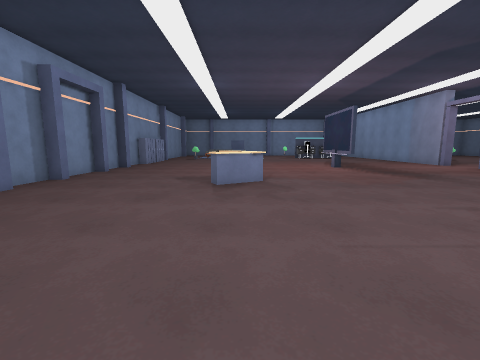
view 1 (above)

24 first-person views from a walk through a Unity game level. The camera is 1.3 m above the floor, tilts 8° down and sees 90° across. The floor is counted in squares, 1 m on a side. Each view is taken from the middle of a square. On the plan, view 1 faces up. The plan holds only what a view shows up to about 12 squares ahead; the rest is blank. The place goes on beyond the plan. The player character is not drawn. Some surface patterns are stand-ins.

view 2
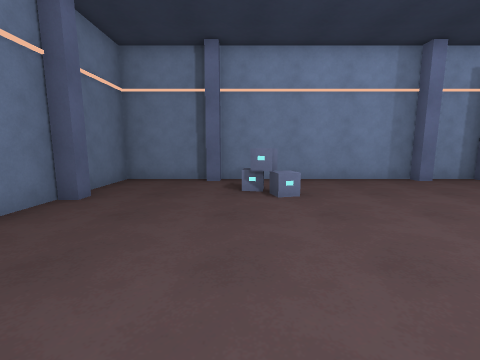

view 3
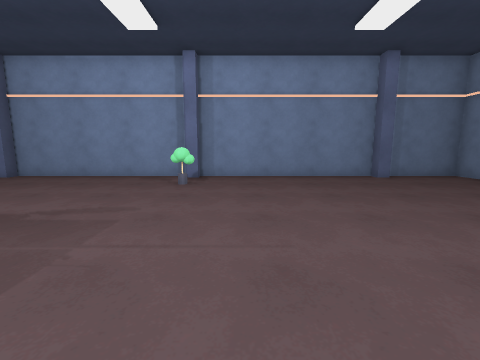

view 4
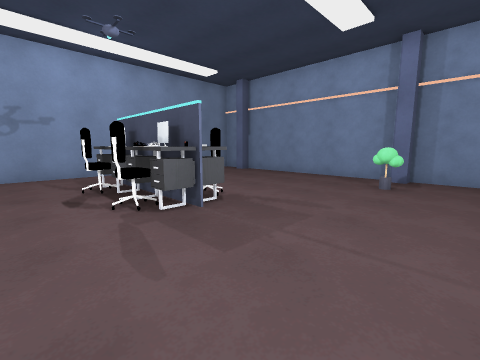

view 5
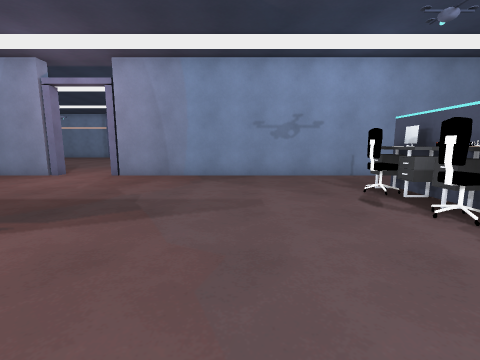

view 6
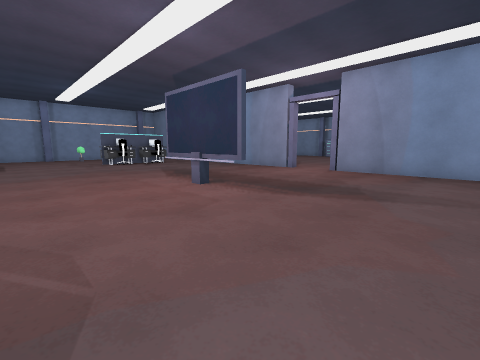

view 7
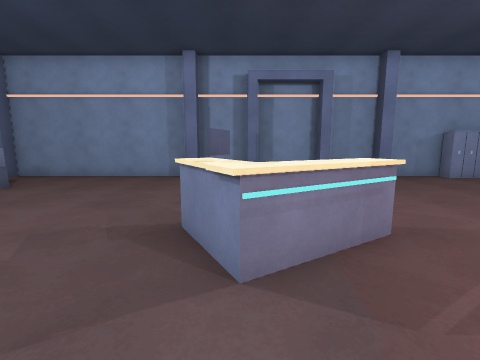

view 8
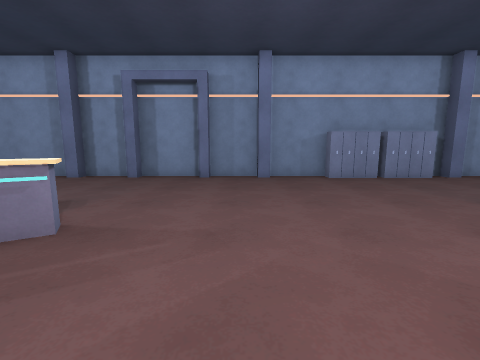

view 9
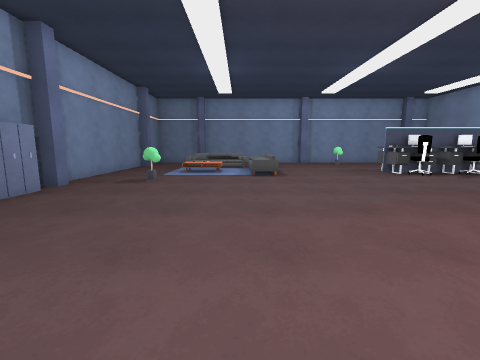

view 10
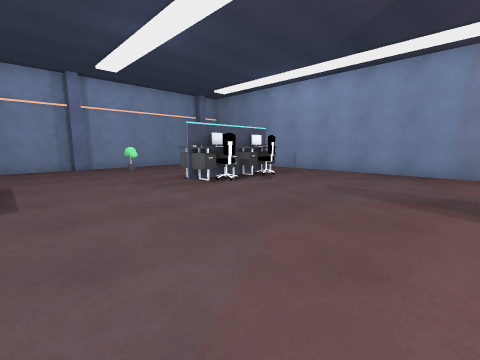

view 11
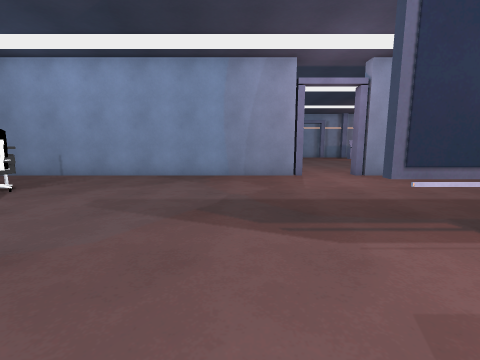

view 12
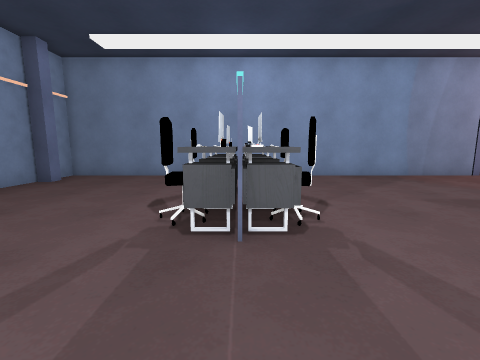

view 13
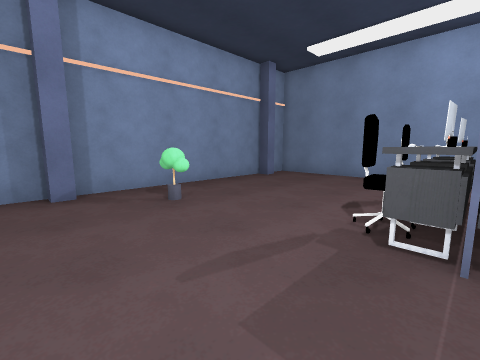

view 14
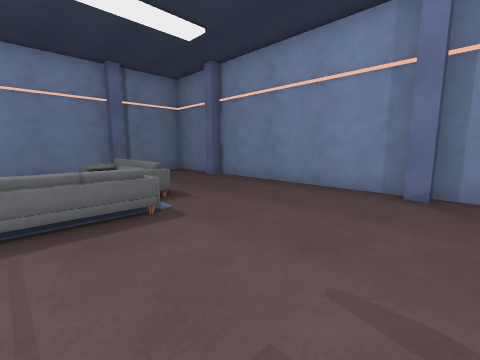

view 15
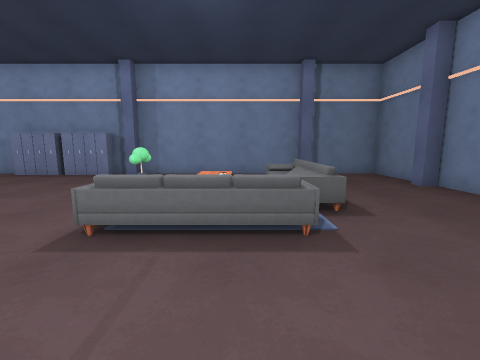

view 16
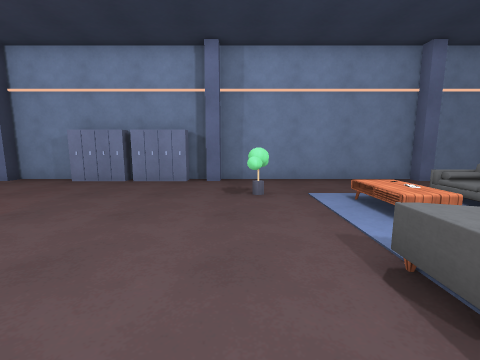

view 17
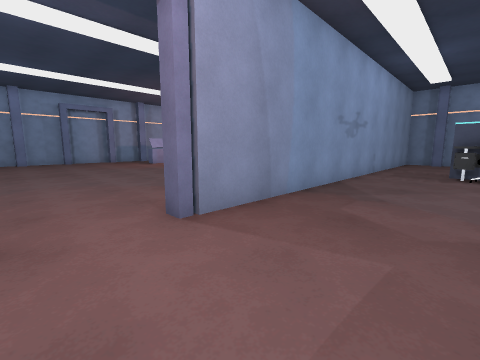

view 18
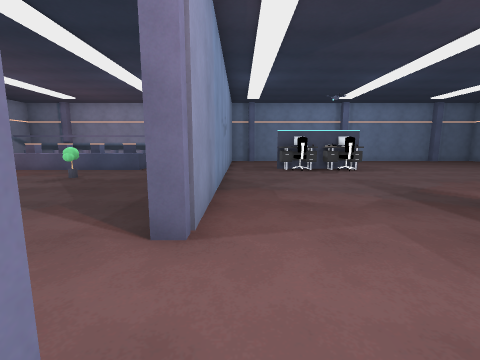

view 19
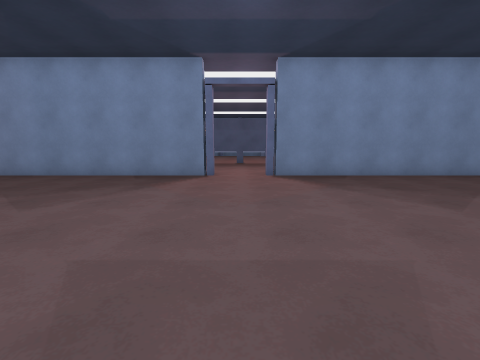

view 20
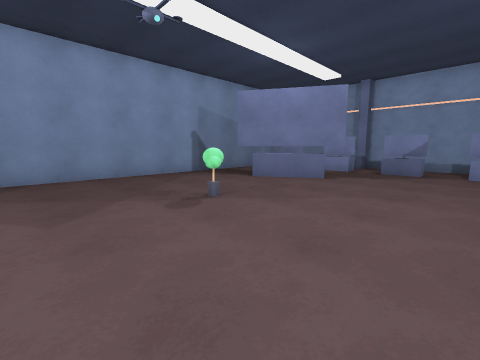

view 21
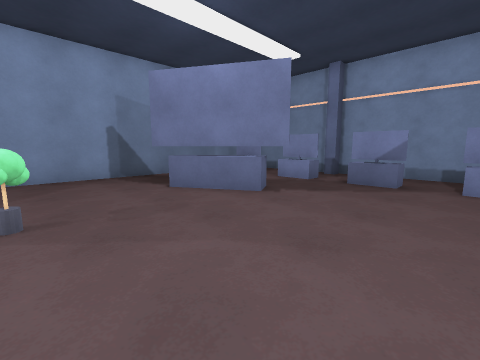

view 22
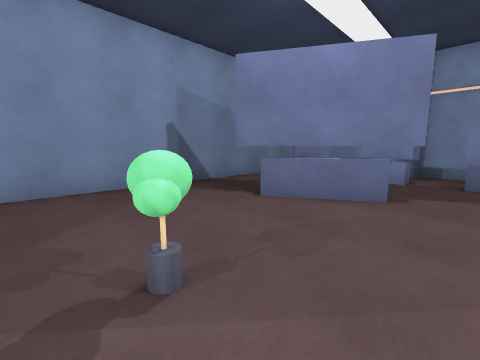

view 23
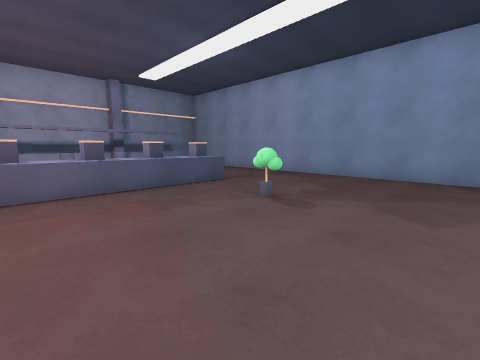

view 24
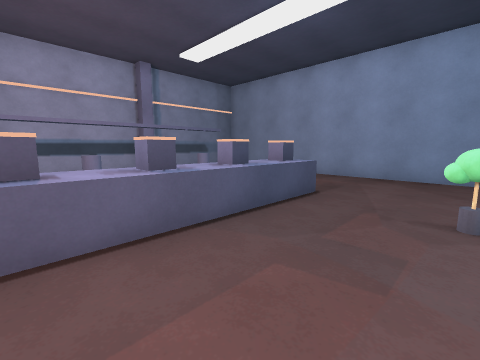

### Floor plan
Key: @ floor where view 1 was taken; # wall or solid block; . main floor; : floor 0.75 m higher than the main floor; / step, stairs or slope; ^ raised ledge; O other object.
Columns run from 8 left of view 1 to 25 right of it. Each row starts with its distance up from view 1.
 35 #######################  #########
 34 #...#.......#.......#.#     #.....
 33 #.....................#     ......
 32 #  ...........O.......# OO.OO.OO.O
 31 ##   .................#    .......
 30 #.  O  :..............#.   .......
 29 #.  O   O.............#..   OO....
 28 #..     /......OOOO...#...OOO.....
 27 #.../OO. .....OOOOOO..#..OO.......
 26 #.......:......OOOO...#...........
 25 #.....................#...........
 24 #...O.................#...........
 23 ##....................#.....O.....
 22 #O....................#...........
 21 #O....................#...........
 20 #O....................#...........
 19 #O....................#...........
 18 #O....................#.........
 17 #.............#.......#..........
 16 #.............#.......O...........
 15 ##............O...................
 14 #.............#.......O..........
 13 ##............#.......#..........
 12 #.....................#.........
 11 #......OO.............#...........
 10 ##......O.............#...........
  9 #.......OO............#...........
  8 #......OO.............#...........
  7 ##....................#.....O.....
  6 #.....................#...........
  5 #.....................#...........
  4 #..............OOOO...#...........
  3 #.............OOOOOO..#....OOO^O^O
  2 #..............O   ...#.      ...
  1 #..OO............     #
  0 #..O....@.........
 -1 ##.................
 -2 #...........O......
 -3 #...................
 -4 #...#.......#.......#
 -5 #####################       ######

Positions as (right, up) in squares from view 1, and headings:
1: (0, 0), facing up
2: (2, 0), facing left
3: (2, 6), facing down
4: (2, 6), facing down-right
5: (3, 8), facing right
6: (1, 8), facing up-right
7: (3, 9), facing left
8: (3, 14), facing left
9: (-1, 15), facing up
10: (1, 19), facing up-right
11: (3, 19), facing right
12: (3, 27), facing right
13: (3, 27), facing up-right
14: (5, 27), facing up-left
15: (4, 28), facing left
16: (2, 24), facing left
17: (10, 16), facing down-right
18: (13, 17), facing down
19: (25, 15), facing left
20: (25, 19), facing up-left
21: (25, 23), facing up-left
22: (22, 22), facing up-left
23: (25, 11), facing down-left
24: (25, 7), facing down-left
